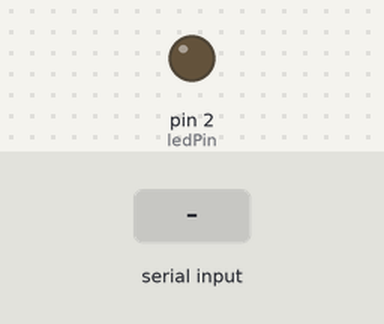
This sketch was run on a simulated Arduino Uno, built with avr-gcc and run on an emulated ATmega328P. Parts: output pins drawn as LEDs (lit = HIGH). Dashed ring = blinking. The inputs (shaded band) are chosen by the test bench.

Above: at 1.2 s.
1.3 s: "C" received over Serial
At 1.55 s:
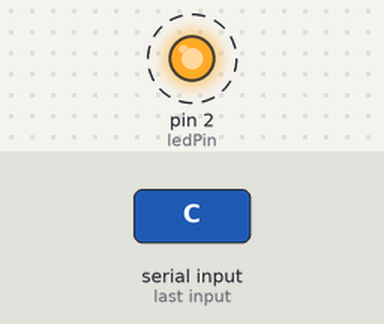
4.3 s: "A" received over Serial
At 5.2 s:
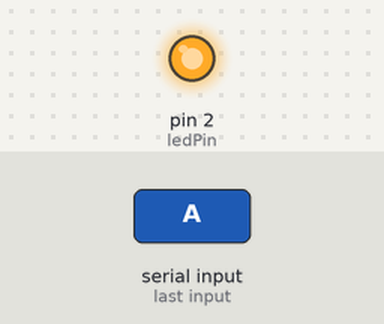
5.8 s: "B" received over Serial
At 6.4 s:
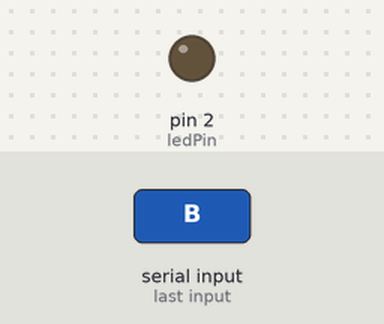
Timing chart, 0 to 8.8 s (numbered marks = the images above; inputs shaded):
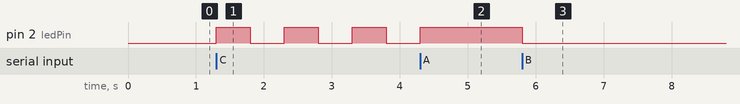

Measured:
- after the input at 1.3 s, pin 2 (ledPin): alternates HIGH for 0.50 s and LOW for 0.50 s, starting at once
- after the input at 4.3 s, pin 2 (ledPin): goes on until 4.3 s, then stays HIGH
- after the input at 5.8 s, pin 2 (ledPin): HIGH → LOW at once

The sketch:

LedControl_test.ino
```cpp
int ledPin = 2;      // LED 연결 핀
char command;         // 파이썬에서 받은 명령 저장
bool isBlinking = false; // 깜빡임 상태 모드 체크

unsigned long previousMillis = 0; // 마지막으로 LED가 바뀐 시간 저장
const long interval = 500;        // 깜빡이는 간격 (0.5초)
int ledState = LOW;               // LED의 현재 상태

void setup() {
  Serial.begin(9600); // 파이썬의 baudrate와 일치
  pinMode(ledPin, OUTPUT);
  digitalWrite(ledPin, LOW); // 처음엔 끄기
}

void loop() {
  // 1. 파이썬으로부터 신호가 왔는지 확인
  if (Serial.available() > 0) {
    command = Serial.read();

    if (command == 'A') {      // ON 명령
      isBlinking = false;
      digitalWrite(ledPin, HIGH);
    }
    else if (command == 'B') { // OFF 명령
      isBlinking = false;
      digitalWrite(ledPin, LOW);
    }
    else if (command == 'C') { // BLINKING 명령
      isBlinking = true;
    }
  }

  // 2. 깜빡임 모드일 때 동작 (비차단 방식)
  if (isBlinking) {
    unsigned long currentMillis = millis();

    // 0.5초마다 상태 반전
    if (currentMillis - previousMillis >= interval) {
      previousMillis = currentMillis;

      if (ledState == LOW) ledState = HIGH;
      else ledState = LOW;

      digitalWrite(ledPin, ledState);
    }
  }
}
```
